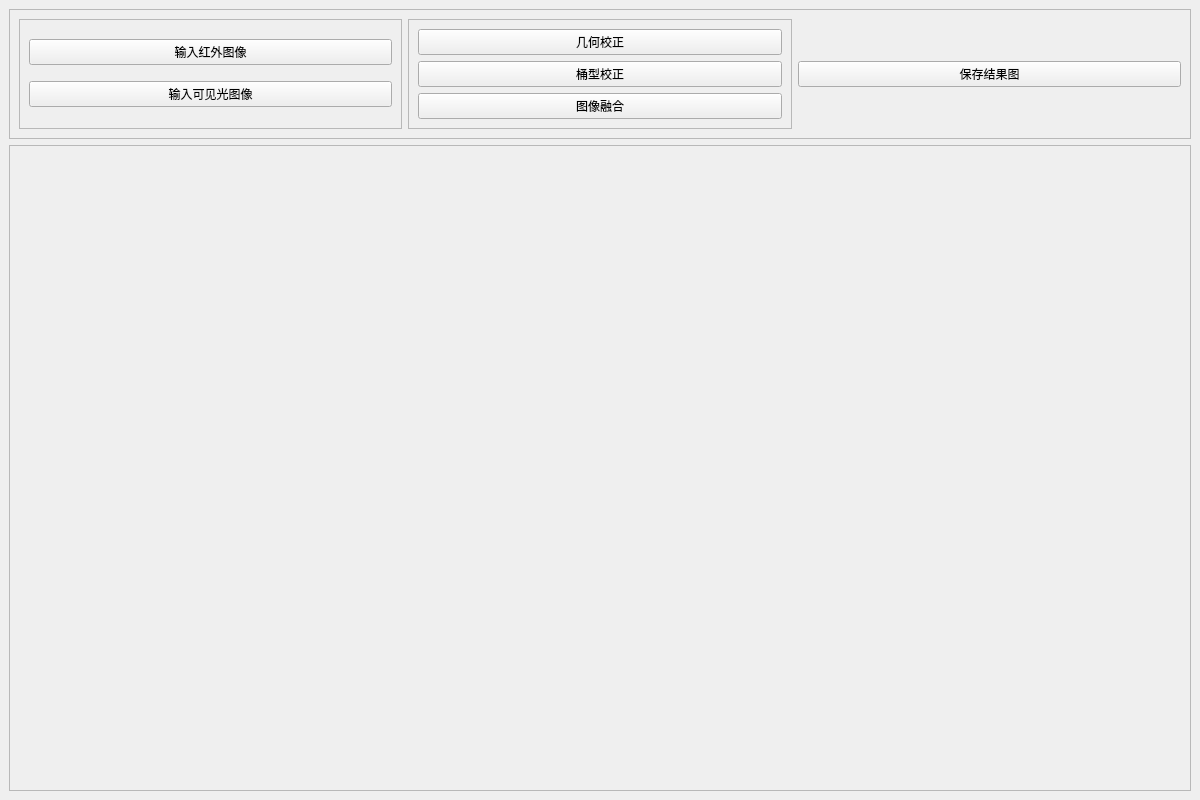
<?xml version="1.0" encoding="UTF-8"?>
<ui version="4.0">
 <class>MainWindow</class>
 <widget class="QMainWindow" name="MainWindow">
  <property name="geometry">
   <rect>
    <x>0</x>
    <y>0</y>
    <width>1200</width>
    <height>800</height>
   </rect>
  </property>
  <property name="maximumSize">
   <size>
    <width>2000</width>
    <height>2000</height>
   </size>
  </property>
  <property name="windowTitle">
   <string>MainWindow</string>
  </property>
  <widget class="QWidget" name="centralwidget">
   <layout class="QVBoxLayout" name="verticalLayout">
    <item>
     <widget class="QFrame" name="funsion_top">
      <property name="frameShape">
       <enum>QFrame::StyledPanel</enum>
      </property>
      <property name="frameShadow">
       <enum>QFrame::Raised</enum>
      </property>
      <layout class="QHBoxLayout" name="horizontalLayout_2">
       <item>
        <widget class="QFrame" name="file_button">
         <property name="frameShape">
          <enum>QFrame::StyledPanel</enum>
         </property>
         <property name="frameShadow">
          <enum>QFrame::Raised</enum>
         </property>
         <layout class="QVBoxLayout" name="verticalLayout_2">
          <item>
           <widget class="QPushButton" name="IR_BUTTON">
            <property name="text">
             <string>输入红外图像</string>
            </property>
           </widget>
          </item>
          <item>
           <widget class="QPushButton" name="VIS_BUTTON">
            <property name="text">
             <string>输入可见光图像</string>
            </property>
           </widget>
          </item>
         </layout>
        </widget>
       </item>
       <item>
        <widget class="QFrame" name="change_img">
         <property name="frameShape">
          <enum>QFrame::StyledPanel</enum>
         </property>
         <property name="frameShadow">
          <enum>QFrame::Raised</enum>
         </property>
         <layout class="QVBoxLayout" name="verticalLayout_3">
          <item>
           <widget class="QPushButton" name="GEO_BUTTON">
            <property name="text">
             <string>几何校正</string>
            </property>
           </widget>
          </item>
          <item>
           <widget class="QPushButton" name="BAR_BUTTON">
            <property name="text">
             <string>桶型校正</string>
            </property>
           </widget>
          </item>
          <item>
           <widget class="QPushButton" name="FUSION_BUTTON">
            <property name="text">
             <string>图像融合</string>
            </property>
           </widget>
          </item>
         </layout>
        </widget>
       </item>
       <item>
        <widget class="QPushButton" name="RES_BUTTON">
         <property name="text">
          <string>保存结果图</string>
         </property>
        </widget>
       </item>
      </layout>
     </widget>
    </item>
    <item>
     <widget class="QFrame" name="frame_2">
      <property name="sizePolicy">
       <sizepolicy hsizetype="Preferred" vsizetype="Expanding">
        <horstretch>0</horstretch>
        <verstretch>0</verstretch>
       </sizepolicy>
      </property>
      <property name="frameShape">
       <enum>QFrame::StyledPanel</enum>
      </property>
      <property name="frameShadow">
       <enum>QFrame::Raised</enum>
      </property>
      <layout class="QHBoxLayout" name="horizontalLayout">
       <item>
        <widget class="QLabel" name="IR">
         <property name="text">
          <string/>
         </property>
        </widget>
       </item>
       <item>
        <widget class="QLabel" name="VIS">
         <property name="text">
          <string/>
         </property>
        </widget>
       </item>
       <item>
        <widget class="QLabel" name="RES">
         <property name="text">
          <string/>
         </property>
        </widget>
       </item>
      </layout>
     </widget>
    </item>
   </layout>
  </widget>
 </widget>
 <resources/>
 <connections>
  <connection>
   <sender>IR_BUTTON</sender>
   <signal>clicked()</signal>
   <receiver>IR</receiver>
   <slot>clear()</slot>
   <hints>
    <hint type="sourcelabel">
     <x>126</x>
     <y>27</y>
    </hint>
    <hint type="destinationlabel">
     <x>131</x>
     <y>105</y>
    </hint>
   </hints>
  </connection>
  <connection>
   <sender>VIS_BUTTON</sender>
   <signal>clicked()</signal>
   <receiver>VIS</receiver>
   <slot>clear()</slot>
   <hints>
    <hint type="sourcelabel">
     <x>330</x>
     <y>33</y>
    </hint>
    <hint type="destinationlabel">
     <x>343</x>
     <y>75</y>
    </hint>
   </hints>
  </connection>
  <connection>
   <sender>FUSION_BUTTON</sender>
   <signal>clicked()</signal>
   <receiver>RES</receiver>
   <slot>clear()</slot>
   <hints>
    <hint type="sourcelabel">
     <x>546</x>
     <y>36</y>
    </hint>
    <hint type="destinationlabel">
     <x>581</x>
     <y>74</y>
    </hint>
   </hints>
  </connection>
  <connection>
   <sender>RES_BUTTON</sender>
   <signal>clicked()</signal>
   <receiver>RES</receiver>
   <slot>clear()</slot>
   <hints>
    <hint type="sourcelabel">
     <x>710</x>
     <y>25</y>
    </hint>
    <hint type="destinationlabel">
     <x>712</x>
     <y>82</y>
    </hint>
   </hints>
  </connection>
 </connections>
</ui>
